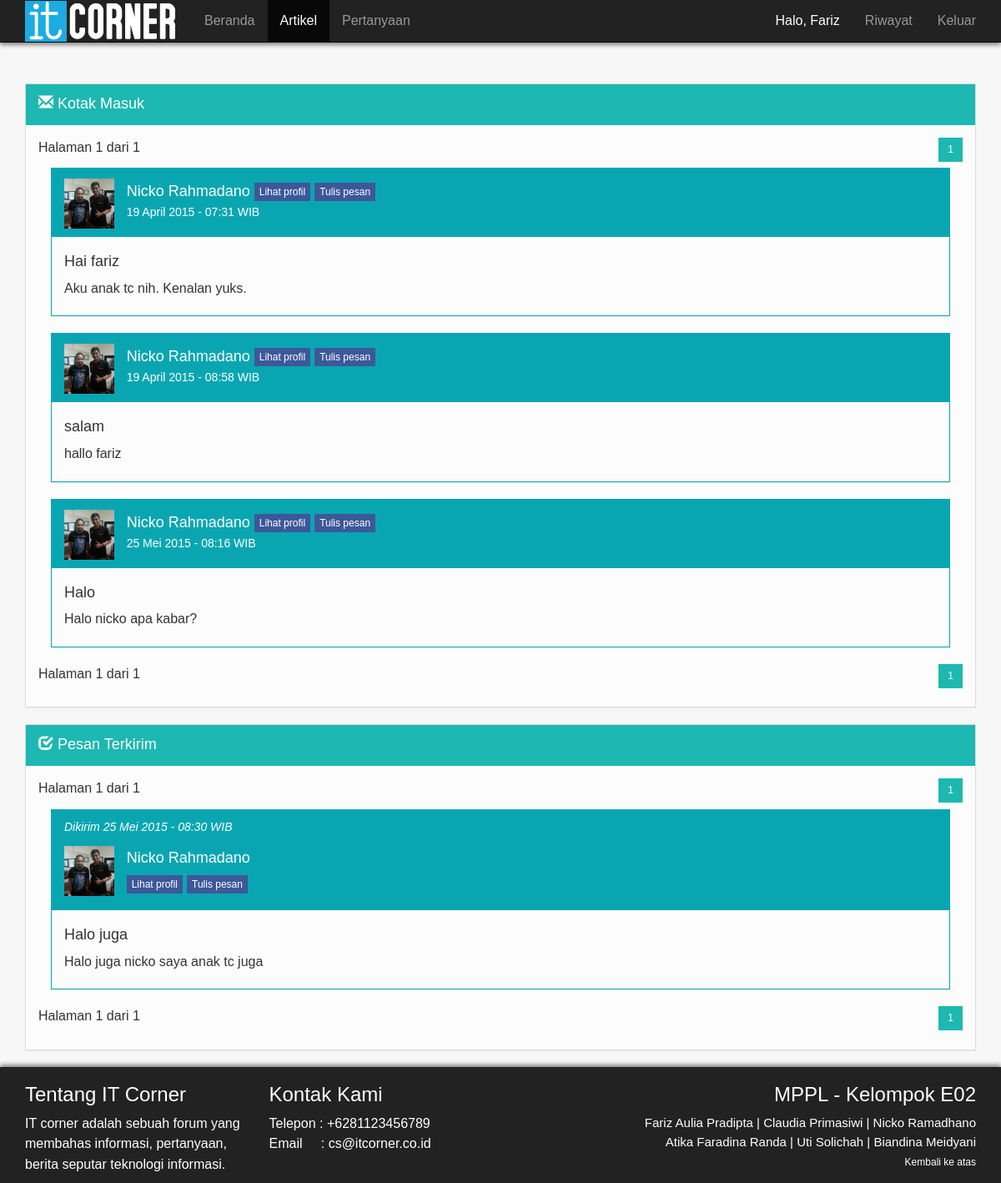
Screenshot of /mppl/pesan.php (signed in) with the database file from the repository.
### tables this page shows
CREATE TABLE IF NOT EXISTS `pesan` (
`id_pesan` int(11) NOT NULL,
  `username` varchar(100) NOT NULL,
  `subyek` varchar(100) NOT NULL,
  `isi_pesan` varchar(1000) NOT NULL,
  `username_sender` varchar(100) NOT NULL,
  `waktu` timestamp NOT NULL DEFAULT CURRENT_TIMESTAMP
);

CREATE TABLE IF NOT EXISTS `user` (
  `username` varchar(50) NOT NULL,
  `nama` varchar(50) NOT NULL,
  `password` varchar(50) NOT NULL,
  `email` varchar(50) NOT NULL,
  `jenis_user` varchar(50) NOT NULL,
  `gambar` varchar(100) DEFAULT NULL,
  `tanggal_masuk` timestamp NOT NULL DEFAULT CURRENT_TIMESTAMP,
  `deskripsi` varchar(1000) DEFAULT NULL,
  `tanggal_lahir` date DEFAULT NULL,
  `tempat_tinggal` varchar(100) DEFAULT NULL,
  `pesan_flag` int(11) NOT NULL DEFAULT '0'
);

### mppl/pesan.php (the view, shortened to what the rows shown need)
<!doctype html>
<html>
<head>
  <link rel="stylesheet" href="assets/bootstrap/css/bootstrap.min.css">
</head>
<body>
  <div class="container">
    <div class="row" style="padding-top:100px;">
      <div class="col-md-12">
        <div class="panel panel-default">
          <div class="panel-body">
    <?php
    $kode = $_SESSION['username'];
            $page = (isset($_GET['page'])) ? (int)$_GET['page'] : 1;
            $numContent = 5;
            $startAt = $numContent * ($page - 1);
          $result = mysql_query("SELECT u.username, u.gambar, p.subyek, p.isi_pesan, u.nama, DATE_FORMAT(p.waktu, '%d-%m-%Y - %H:%i') AS tanggal FROM pesan as p, user as u WHERE p.username_sender=u.username AND p.username='".$kode."' LIMIT $startAt, $numContent");
          while ($row = mysql_fetch_assoc($result))
          {
            $tanggal = $row["tanggal"];
            $day = substr($tanggal, 0, 2);
            $coba = substr($tanggal, 3, 2);
            $yeartime = substr($tanggal, 6);
            if($coba == '01')
            {
              $coba = 'Januari';
            }
            elseif($coba == '02')
            {
              $coba = 'Februari';
            }
            elseif($coba == '03')
            {
              $coba = 'Maret';
            }
            elseif($coba == '04')
            {
              $coba = 'April';
            }
            elseif($coba == '05')
            {
              $coba = 'Mei';
            }
            elseif($coba == '06')
            {
              $coba = 'Juni';
            }
            elseif($coba == '07')
            {
              $coba = 'Juli';
            }
            elseif($coba == '08')
            {
              $coba = 'Agustus';
            }
            elseif($coba == '09')
            {
              $coba = 'September';
            }
            elseif($coba == '10')
            {
              $coba = 'Oktober';
            }
            elseif($coba == '11')
            {
              $coba = 'November';
            }
            elseif($coba == '12')
            {
              $coba = 'Desember';
            }
            $format_tanggal = $day . ' ' . $coba . ' ' . $yeartime . ' WIB';
            echo '
            <div class="col-md-12">
              <div class="panel-response panel-default-response">';
            if($row["nama"] == 'Admin')
            {
              echo '<div class="panel-heading-response" style="background-color:#F7CD03">
              <div class="panel-title-response" style="color:black">';
            }
            else
            {
              echo '<div class="panel-heading-response">
              <div class="panel-title-response">';
            }
            echo '<div class="row">
                  <div class="col-md-1">';
            if($row["gambar"] == NULL)
            {
              echo '<img align="left" style="width: 60px; height: 60px;margin-top: 2px" title="'.$row["nama"].' avatar" src="anon.jpg">
                  </div>';
            }
            else
            {
              echo '<img align="left" style="width: 60px; height: 60px;margin-top: 2px" src="'.$row["gambar"].'">
                  </div>';
            }
            $loc = urlencode($_SERVER['REQUEST_URI']);
            echo '
                  <div class="col-md-11" style="padding-left:0px">
                    <h4 style="margin-top: 7px;">';
                    if($row["nama"] == 'Admin')
                    {
                      echo ''.$row["nama"].'';
                    }
                    else
                    {
                      echo ''.$row["nama"].' <a href="profil.php?location='.$loc.'&user='.$row["username"].'"><button class="btn btn-info btn-xs">Lihat profil</button></a>
                      <a href="tulis_pesan.php?location='.$loc.'&user='.$row["username"].'"><button class="btn btn-info btn-xs">Tulis pesan</button></a>';
                    }
                    echo '<h4>
                    <h5 style="margin-top: -4px;">'.$format_tanggal.'</h5>
                  </div>
                </div>
              </div>
             </div>
                <div class="panel-body-response">
                  <h4>'.$row["subyek"].'</h4>
                  <p>'.$row["isi_pesan"].'</p>';
            echo '
                </div>
              </div>
            </div>
            ';
          }
        ?>
          </div>
        </div>
      </div>
      <div class="col-md-12">
        <div class="panel panel-default">
          <div class="panel-body">
    <?php
            $pageterkirim = (isset($_GET['pageterkirim'])) ? (int)$_GET['pageterkirim'] : 1;
            $numContentterkirim = 5;
            $startAtterkirim = $numContentterkirim * ($pageterkirim - 1);
          $result = mysql_query("SELECT u.username, u.gambar, p.username_sender, p.subyek, p.isi_pesan, u.nama, DATE_FORMAT(p.waktu, '%d-%m-%Y - %H:%i') AS tanggal FROM pesan as p, user as u WHERE p.username=u.username AND p.username_sender='".$_SESSION['username']."' LIMIT $startAtterkirim, $numContentterkirim");
          while ($row = mysql_fetch_assoc($result))
          {
            $tanggal = $row["tanggal"];
            $day = substr($tanggal, 0, 2);
            $coba = substr($tanggal, 3, 2);
            $yeartime = substr($tanggal, 6);
            if($coba == '01')
            {
              $coba = 'Januari';
            }
            elseif($coba == '02')
            {
              $coba = 'Februari';
            }
            elseif($coba == '03')
            {
              $coba = 'Maret';
            }
            elseif($coba == '04')
            {
              $coba = 'April';
            }
            elseif($coba == '05')
            {
              $coba = 'Mei';
            }
            elseif($coba == '06')
            {
              $coba = 'Juni';
            }
            elseif($coba == '07')
            {
              $coba = 'Juli';
            }
            elseif($coba == '08')
            {
              $coba = 'Agustus';
            }
            elseif($coba == '09')
            {
              $coba = 'September';
            }
            elseif($coba == '10')
            {
              $coba = 'Oktober';
            }
            elseif($coba == '11')
            {
              $coba = 'November';
            }
            elseif($coba == '12')
            {
              $coba = 'Desember';
            }
            $format_tanggal = $day . ' ' . $coba . ' ' . $yeartime . ' WIB';
            echo '
            <div class="col-md-12">
              <div class="panel-response panel-default-response">';
            if($row["nama"] == 'Admin')
            {
              echo '<div class="panel-heading-response" style="background-color:#F7CD03">
              <div class="panel-title-response" style="color:black">
              <p style="font-size:14px;font-style:italic">Dikirim '.$format_tanggal.'</p>';
            }
            else
            {
              echo '<div class="panel-heading-response">
              <div class="panel-title-response">
              <p style="font-size:14px;font-style:italic">Dikirim '.$format_tanggal.'</p>';;
            }
            echo '<div class="row">
                  <div class="col-md-1">';
            if($row["gambar"] == NULL)
            {
              echo '<img align="left" style="width: 60px; height: 60px;margin-top: 2px" title="'.$row["nama"].' avatar" src="anon.jpg">
                  </div>';
            }
            else
            {
              echo '<img align="left" style="width: 60px; height: 60px;margin-top: 2px" src="'.$row["gambar"].'">
                  </div>';
            }
            $loc = urlencode($_SERVER['REQUEST_URI']);
            echo '
                  <div class="col-md-11" style="padding-left:0px">
                    <h4 style="margin-top: 7px;">';
                    if($row["nama"] == 'Admin')
                    {
                      echo ''.$row["nama"].'';
                    }
                    else
                    {
                      echo '<p>'.$row["nama"].'</p>
                      <p><a href="profil.php?location='.$loc.'&user='.$row["username"].'"><button class="btn btn-info btn-xs">Lihat profil</button></a>
                      <a href="tulis_pesan.php?location='.$loc.'&user='.$row["username"].'"><button class="btn btn-info btn-xs">Tulis pesan</button></a></p>';
                    }
                    echo '<h4>
                  </div>
                </div>
              </div>
             </div>
                <div class="panel-body-response">
                  <h4>'.$row["subyek"].'</h4>
                  <p>'.$row["isi_pesan"].'</p>';
            echo '
                </div>
              </div>
            </div>
            ';
          }
        ?>
          </div>
        </div>
      </div>
    </div>
    </div>
</body>
</html>

### rows the page displays
pesan: user.gambar (picture), user.nama "Nicko Rahmadano", format_tanggal "19 April 2015 - 07:31 WIB", subyek "Hai fariz", isi_pesan "Aku anak tc nih. Kenalan yuks."
pesan: user.gambar (picture), user.nama "Nicko Rahmadano", format_tanggal "19 April 2015 - 08:58 WIB", subyek "salam", isi_pesan "hallo fariz"
pesan: user.gambar (picture), user.nama "Nicko Rahmadano", format_tanggal "25 Mei 2015 - 08:16 WIB", subyek "Halo", isi_pesan "Halo nicko apa kabar?"
pesan: format_tanggal "25 Mei 2015 - 08:30 WIB", username.gambar (picture), username.nama "Nicko Rahmadano", subyek "Halo juga", isi_pesan "Halo juga nicko saya anak tc juga"

### other values shown
$arr[0] "Fariz"
$page "1"
$totalpage "1"
$pageterkirim "1"
$totalpageterkirim "1"
